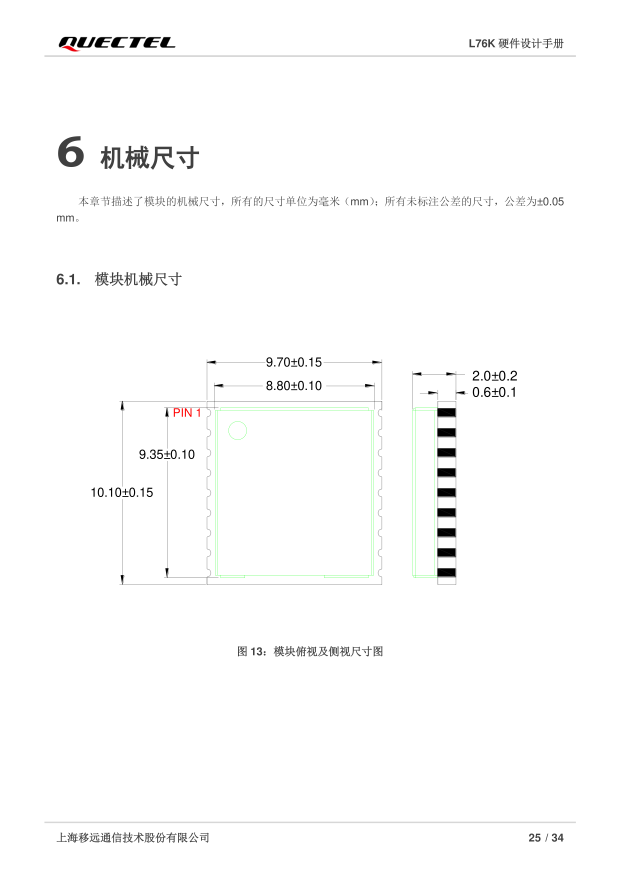
#> input picture ST909B-4G/Datasheet/pdf_render/C2916234_p26_300dpi.png, 2481 x 3508 px, found by its file name (shown at 1/4 size)
$ python p26_green_px.py
#> lines starting #> are read from the running program, lines starting #| are printed output that depends on the picture; after the words box and inside, x2 and y2 are one past the last pixel; in counts of white or black regions, pixels touching at a corner belong together
# Measure green features in L76K p26 top view from the 300dpi render.
# Calibrate: green outer rect = 9.70 x 10.10 mm. Then report all green bands.
import numpy as np
from PIL import Image

im = Image.open(r'D:\Tracker\ST909B-4G\Datasheet\pdf_render\C2916234_p26_300dpi.png').convert('RGB')
#> im is the input picture: PIL image 2481x3508 RGB; mean R, G, B 251.6, 251.7, 251.6
a = np.array(im).astype(int)
R, G, B = a[..., 0], a[..., 1], a[..., 2]
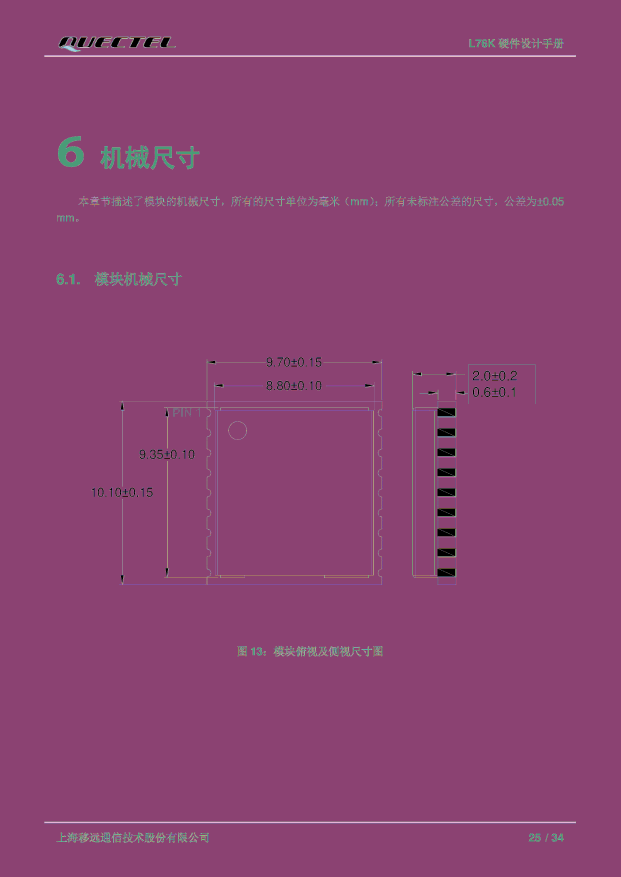
#> R: shape (3508, 2481) int64 (shown at 1/4 size); 256 distinct labels, from 0 to 255; one colour per label, 0 black
#> G: shape (3508, 2481) int64; 256 distinct labels, from 0 to 255
#> B: shape (3508, 2481) int64; 256 distinct labels, from 0 to 255
green = (G > 120) & (R < 120) & (B < 120)
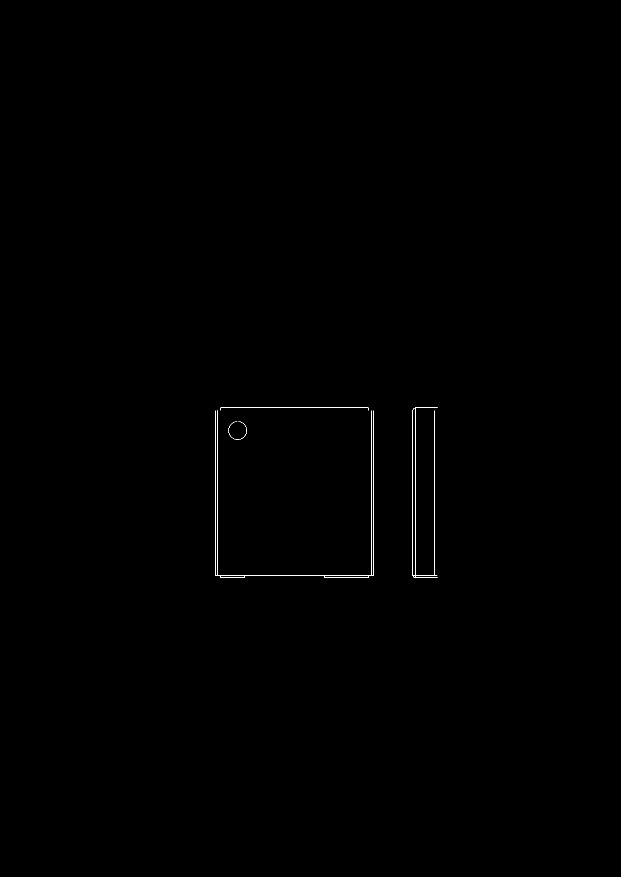
#> green: shape (3508, 2481) bool (shown at 1/4 size); 0.08% white in thin lines or dots, all inside (x1, y1, x2, y2) = (860, 1631, 1751, 2312)

# restrict to the figure area (top view + side view), exclude page furniture
sub = green[600:2500, 300:2200]
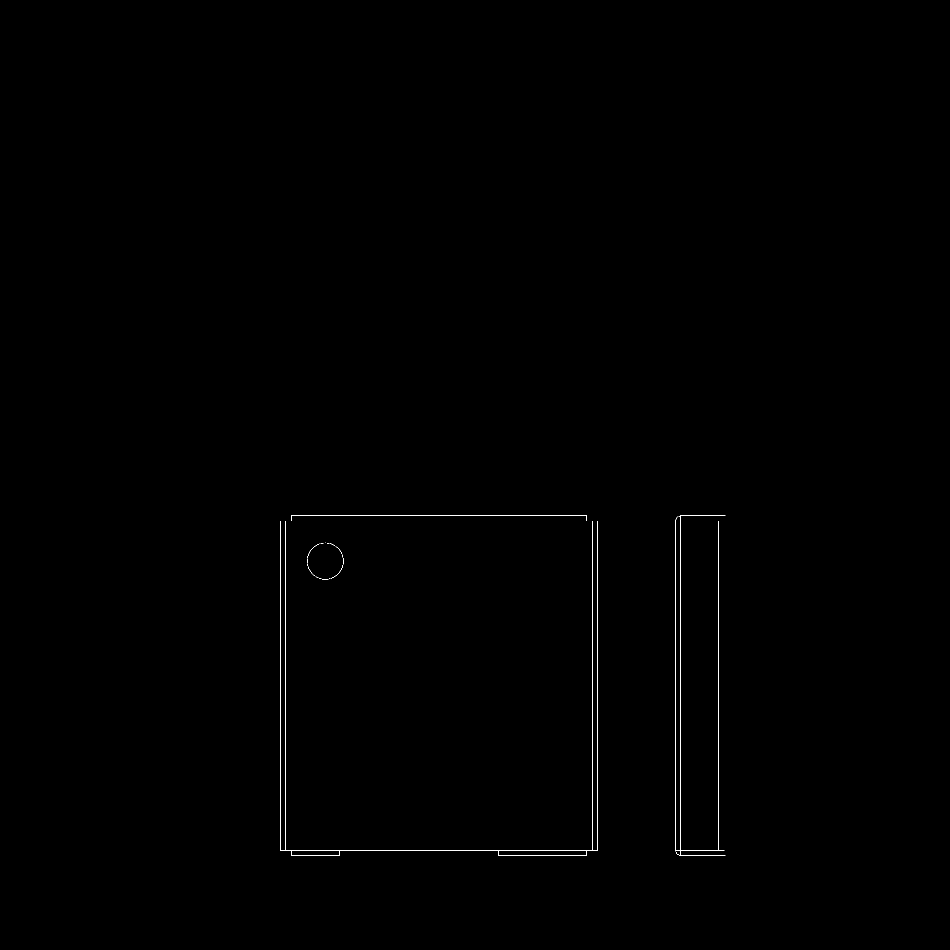
#> sub: shape (1900, 1900) bool (shown at 1/2 size); 0.19% white in thin lines or dots, all inside (x1, y1, x2, y2) = (560, 1031, 1451, 1712)
ys, xs = np.nonzero(sub)
#> ys = 6680 values from 1031 to 1711; xs = 6680 values, max 1450 at index 682, min 560 at index 726, mean 1047.6
y0g, y1g = ys.min() + 600, ys.max() + 600
#> y0g = 1631; y1g = 2311
x0g, x1g = xs.min() + 300, xs.max() + 300
#> x0g = 860; x1g = 1750
print('green bbox page-px: x %d..%d (w %d)  y %d..%d (h %d)' % (x0g, x1g, x1g - x0g, y0g, y1g, y1g - y0g))
#| green bbox page-px: x 860..1750 (w 890)  y 1631..2311 (h 680)

# The green bbox includes top view AND side view. Split: find the gap between views.
colsum = sub.sum(axis=0)
#> colsum = 1900 values, max 681 at index 1361, min 0 at index 0, mean 3.52
runs = []
inr = False
for x, v in enumerate(colsum):
    if v > 0 and not inr:
        st = x; inr = True
    elif v == 0 and inr:
        runs.append((st + 300, x + 300)); inr = False
#> this loop made 1900 passes
#> (st, inr) on passes 561, 1351: (560, True), (1350, True)
#> inr on passes 1197, 1452: False, False
#> after the loop, inr = False; runs = [(860, 1496), (1650, 1751)]; st = 1350
if inr:
    runs.append((st + 300, len(colsum) + 300))
print('green column runs (page-px):', runs)
#| green column runs (page-px): [(860, 1496), (1650, 1751)]

# For each run region, report row bands too
for (xa, xb) in runs:
    reg = green[600:2500, xa:xb + 1]
    rowsum = reg.sum(axis=1)
    rruns = []
    inr = False
    for y, v in enumerate(rowsum):
        if v > 0 and not inr:
            st = y; inr = True
        elif v == 0 and inr:
            rruns.append((st + 600, y + 600)); inr = False
    if inr:
        rruns.append((st + 600, 2500 + 600))
    print('region x %d..%d row runs:' % (xa, xb), rruns)
#> this loop made 2 passes
#| region x 860..1496 row runs: [(1631, 2312)]
#| region x 1650..1751 row runs: [(1631, 2312)]
#> pass 1, `reg = green[600:2500, xa:xb + 1]`:
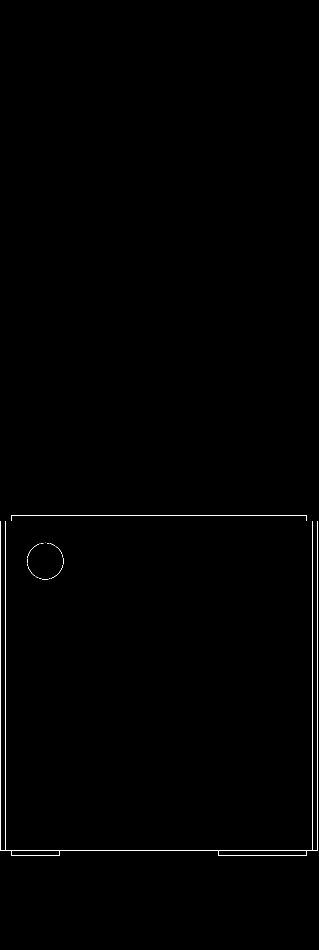
#> reg: shape (1900, 637) bool (shown at 1/2 size); 0.36% white in thin lines or dots, all inside (x1, y1, x2, y2) = (0, 1031, 636, 1712)
#> pass 2, `reg = green[600:2500, xa:xb + 1]`:
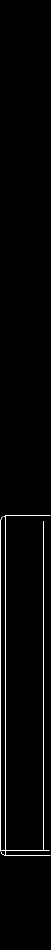
#> reg: shape (1900, 102) bool (shown at 1/2 size); 1.2% white in thin lines or dots, all inside (x1, y1, x2, y2) = (0, 1031, 101, 1712)
#> after the loop, st = 1031
